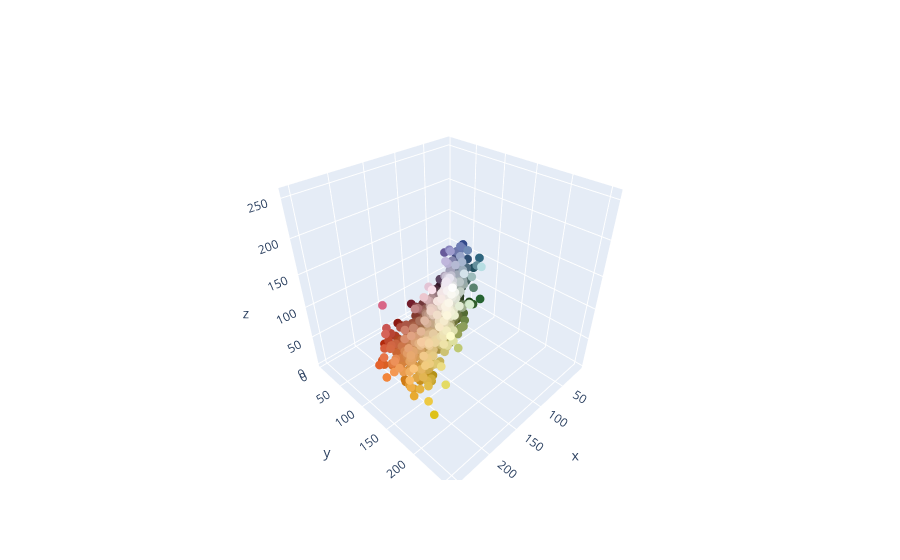

This figure's notebook cell:
### Code cell
#Visualizacao da distribuicao dos pontos das paletas
fig = go.Figure(data=go.Scatter3d(
    x=dfPaleta.r.to_list(),
    y=dfPaleta.g.to_list(),
    z=dfPaleta.b.to_list(),
    mode='markers',
    marker=dict(size=3,
                color=dfPaleta.paleta_rgb.to_list())
))

fig.show()

### Figure 1 — Plotly figure (JSON) as saved in the notebook; plotly's stock layout.template omitted (floating-point values rounded to 4 significant figures; data arrays with more than 128 entries replaced by an {"elided": "..."} marker saying what was removed)
{"data": [{"marker": {"color": {"elided": "1000x3 int values"}, "size": 3}, "mode": "markers", "type": "scatter3d", "x": {"elided": "1000 int values"}, "y": {"elided": "1000 int values"}, "z": {"elided": "1000 int values"}}], "layout": {}}
